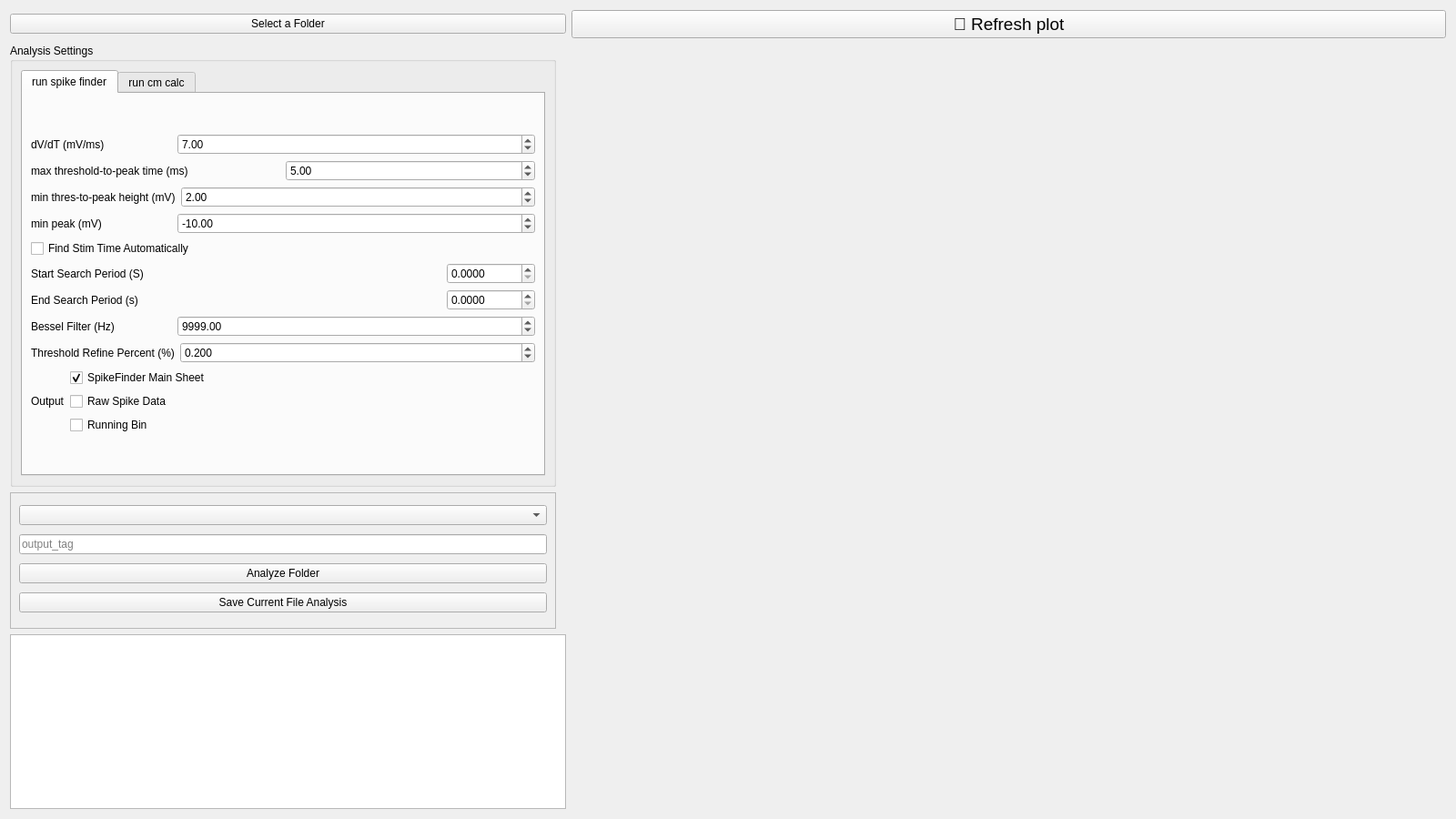
<?xml version="1.0" encoding="UTF-8"?>
<ui version="4.0">
 <class>analysis_gui</class>
 <widget class="QWidget" name="analysis_gui">
  <property name="geometry">
   <rect>
    <x>0</x>
    <y>0</y>
    <width>1600</width>
    <height>900</height>
   </rect>
  </property>
  <property name="maximumSize">
   <size>
    <width>1600</width>
    <height>900</height>
   </size>
  </property>
  <property name="windowTitle">
   <string>analysis_gui</string>
  </property>
  <layout class="QGridLayout" name="gridLayout_2">
   <item row="1" column="1" rowspan="3">
    <widget class="QWidget" name="frame" native="true"/>
   </item>
   <item row="0" column="0">
    <widget class="QPushButton" name="folder_select">
     <property name="text">
      <string>Select a Folder</string>
     </property>
    </widget>
   </item>
   <item row="4" column="1">
    <widget class="QWidget" name="sweep_selector" native="true">
     <property name="minimumSize">
      <size>
       <width>0</width>
       <height>50</height>
      </size>
     </property>
     <property name="maximumSize">
      <size>
       <width>16777215</width>
       <height>50</height>
      </size>
     </property>
    </widget>
   </item>
   <item row="0" column="1">
    <widget class="QPushButton" name="refresh_plot">
     <property name="font">
      <font>
       <pointsize>14</pointsize>
      </font>
     </property>
     <property name="text">
      <string>🔄 Refresh plot</string>
     </property>
    </widget>
   </item>
   <item row="3" column="0" rowspan="2">
    <widget class="QListWidget" name="file_list">
     <property name="maximumSize">
      <size>
       <width>611</width>
       <height>16777215</height>
      </size>
     </property>
    </widget>
   </item>
   <item row="1" column="0">
    <widget class="QGroupBox" name="analysis_set">
     <property name="sizePolicy">
      <sizepolicy hsizetype="Expanding" vsizetype="Preferred">
       <horstretch>0</horstretch>
       <verstretch>0</verstretch>
      </sizepolicy>
     </property>
     <property name="minimumSize">
      <size>
       <width>400</width>
       <height>0</height>
      </size>
     </property>
     <property name="maximumSize">
      <size>
       <width>600</width>
       <height>16777215</height>
      </size>
     </property>
     <property name="title">
      <string>Analysis Settings</string>
     </property>
     <layout class="QGridLayout" name="gridLayout">
      <item row="1" column="0">
       <widget class="QTabWidget" name="tabWidget">
        <property name="currentIndex">
         <number>0</number>
        </property>
        <widget class="QWidget" name="tab_11">
         <attribute name="title">
          <string>run spike finder</string>
         </attribute>
         <layout class="QVBoxLayout" name="verticalLayout_2">
          <item>
           <layout class="QVBoxLayout" name="verticalLayout_3">
            <property name="sizeConstraint">
             <enum>QLayout::SetFixedSize</enum>
            </property>
            <item>
             <layout class="QHBoxLayout" name="horizontalLayout">
              <property name="sizeConstraint">
               <enum>QLayout::SetMaximumSize</enum>
              </property>
              <item>
               <widget class="QLabel" name="label">
                <property name="sizePolicy">
                 <sizepolicy hsizetype="Fixed" vsizetype="Minimum">
                  <horstretch>0</horstretch>
                  <verstretch>0</verstretch>
                 </sizepolicy>
                </property>
                <property name="minimumSize">
                 <size>
                  <width>155</width>
                  <height>0</height>
                 </size>
                </property>
                <property name="text">
                 <string>dV/dT (mV/ms)</string>
                </property>
               </widget>
              </item>
              <item>
               <widget class="QDoubleSpinBox" name="dvdt_thres">
                <property name="singleStep">
                 <double>0.500000000000000</double>
                </property>
                <property name="value">
                 <double>7.000000000000000</double>
                </property>
               </widget>
              </item>
             </layout>
            </item>
            <item>
             <layout class="QHBoxLayout" name="horizontalLayout_3">
              <property name="sizeConstraint">
               <enum>QLayout::SetMaximumSize</enum>
              </property>
              <item>
               <widget class="QLabel" name="label_3">
                <property name="sizePolicy">
                 <sizepolicy hsizetype="Minimum" vsizetype="Preferred">
                  <horstretch>0</horstretch>
                  <verstretch>0</verstretch>
                 </sizepolicy>
                </property>
                <property name="minimumSize">
                 <size>
                  <width>155</width>
                  <height>0</height>
                 </size>
                </property>
                <property name="text">
                 <string>max threshold-to-peak time (ms)</string>
                </property>
               </widget>
              </item>
              <item>
               <widget class="QDoubleSpinBox" name="t_to_p_time">
                <property name="value">
                 <double>5.000000000000000</double>
                </property>
               </widget>
              </item>
             </layout>
            </item>
            <item>
             <layout class="QHBoxLayout" name="horizontalLayout_4">
              <property name="sizeConstraint">
               <enum>QLayout::SetMaximumSize</enum>
              </property>
              <item>
               <widget class="QLabel" name="label_4">
                <property name="sizePolicy">
                 <sizepolicy hsizetype="Fixed" vsizetype="Preferred">
                  <horstretch>150</horstretch>
                  <verstretch>0</verstretch>
                 </sizepolicy>
                </property>
                <property name="minimumSize">
                 <size>
                  <width>155</width>
                  <height>0</height>
                 </size>
                </property>
                <property name="text">
                 <string>min thres-to-peak height (mV)</string>
                </property>
               </widget>
              </item>
              <item>
               <widget class="QDoubleSpinBox" name="t_to_p_height">
                <property name="value">
                 <double>2.000000000000000</double>
                </property>
               </widget>
              </item>
             </layout>
            </item>
            <item>
             <layout class="QHBoxLayout" name="horizontalLayout_6">
              <property name="sizeConstraint">
               <enum>QLayout::SetMaximumSize</enum>
              </property>
              <item>
               <widget class="QLabel" name="label_6">
                <property name="sizePolicy">
                 <sizepolicy hsizetype="Fixed" vsizetype="Preferred">
                  <horstretch>150</horstretch>
                  <verstretch>0</verstretch>
                 </sizepolicy>
                </property>
                <property name="minimumSize">
                 <size>
                  <width>155</width>
                  <height>0</height>
                 </size>
                </property>
                <property name="text">
                 <string>min peak (mV)</string>
                </property>
               </widget>
              </item>
              <item>
               <widget class="QDoubleSpinBox" name="min_peak">
                <property name="minimum">
                 <double>-99.000000000000000</double>
                </property>
                <property name="value">
                 <double>-10.000000000000000</double>
                </property>
               </widget>
              </item>
             </layout>
            </item>
            <item>
             <layout class="QHBoxLayout" name="horizontalLayout_7">
              <property name="sizeConstraint">
               <enum>QLayout::SetMaximumSize</enum>
              </property>
              <item>
               <widget class="QCheckBox" name="bstim">
                <property name="text">
                 <string>Find Stim Time Automatically</string>
                </property>
               </widget>
              </item>
             </layout>
            </item>
            <item>
             <layout class="QHBoxLayout" name="horizontalLayout_8">
              <property name="sizeConstraint">
               <enum>QLayout::SetMaximumSize</enum>
              </property>
              <item>
               <widget class="QLabel" name="label_7">
                <property name="sizePolicy">
                 <sizepolicy hsizetype="Preferred" vsizetype="Preferred">
                  <horstretch>150</horstretch>
                  <verstretch>0</verstretch>
                 </sizepolicy>
                </property>
                <property name="minimumSize">
                 <size>
                  <width>155</width>
                  <height>0</height>
                 </size>
                </property>
                <property name="text">
                 <string>Start Search Period (S)</string>
                </property>
               </widget>
              </item>
              <item>
               <widget class="QDoubleSpinBox" name="start">
                <property name="decimals">
                 <number>4</number>
                </property>
                <property name="maximum">
                 <number>99999999</number>
                </property>
               </widget>
              </item>
             </layout>
            </item>
            <item>
             <layout class="QHBoxLayout" name="horizontalLayout_9">
              <property name="sizeConstraint">
               <enum>QLayout::SetMaximumSize</enum>
              </property>
              <item>
               <widget class="QLabel" name="label_8">
                <property name="sizePolicy">
                 <sizepolicy hsizetype="Preferred" vsizetype="Preferred">
                  <horstretch>150</horstretch>
                  <verstretch>0</verstretch>
                 </sizepolicy>
                </property>
                <property name="minimumSize">
                 <size>
                  <width>155</width>
                  <height>0</height>
                 </size>
                </property>
                <property name="text">
                 <string>End Search Period (s)</string>
                </property>
               </widget>
              </item>
              <item>
               <widget class="QDoubleSpinBox" name="end_time">
                <property name="decimals">
                 <number>4</number>
                </property>
                <property name="maximum">
                 <number>99999999</number>
                </property>
               </widget>
              </item>
             </layout>
            </item>
            <item>
             <layout class="QHBoxLayout" name="horizontalLayout_10">
              <property name="sizeConstraint">
               <enum>QLayout::SetMaximumSize</enum>
              </property>
              <item>
               <widget class="QLabel" name="label_2">
                <property name="sizePolicy">
                 <sizepolicy hsizetype="Fixed" vsizetype="Preferred">
                  <horstretch>150</horstretch>
                  <verstretch>0</verstretch>
                 </sizepolicy>
                </property>
                <property name="minimumSize">
                 <size>
                  <width>155</width>
                  <height>0</height>
                 </size>
                </property>
                <property name="text">
                 <string>Bessel Filter (Hz)</string>
                </property>
               </widget>
              </item>
              <item>
               <widget class="QDoubleSpinBox" name="bessel_filt">
                <property name="minimum">
                 <double>-1.000000000000000</double>
                </property>
                <property name="maximum">
                 <double>9000000.000000000000000</double>
                </property>
                <property name="singleStep">
                 <double>500.000000000000000</double>
                </property>
                <property name="value">
                 <double>9999.000000000000000</double>
                </property>
               </widget>
              </item>
             </layout>
            </item>
            <item>
             <layout class="QHBoxLayout" name="horizontalLayout_12">
              <property name="sizeConstraint">
               <enum>QLayout::SetMaximumSize</enum>
              </property>
              <item>
               <widget class="QLabel" name="label_5">
                <property name="sizePolicy">
                 <sizepolicy hsizetype="Fixed" vsizetype="Preferred">
                  <horstretch>150</horstretch>
                  <verstretch>0</verstretch>
                 </sizepolicy>
                </property>
                <property name="minimumSize">
                 <size>
                  <width>155</width>
                  <height>0</height>
                 </size>
                </property>
                <property name="text">
                 <string>Threshold Refine Percent (%)</string>
                </property>
               </widget>
              </item>
              <item>
               <widget class="QDoubleSpinBox" name="thres_percent">
                <property name="decimals">
                 <number>3</number>
                </property>
                <property name="minimum">
                 <double>-1.000000000000000</double>
                </property>
                <property name="maximum">
                 <double>1.000000000000000</double>
                </property>
                <property name="singleStep">
                 <double>500.000000000000000</double>
                </property>
                <property name="value">
                 <double>0.200000000000000</double>
                </property>
               </widget>
              </item>
             </layout>
            </item>
            <item>
             <layout class="QHBoxLayout" name="horizontalLayout_17">
              <property name="spacing">
               <number>6</number>
              </property>
              <property name="sizeConstraint">
               <enum>QLayout::SetMaximumSize</enum>
              </property>
              <item>
               <widget class="QLabel" name="label_11">
                <property name="enabled">
                 <bool>true</bool>
                </property>
                <property name="sizePolicy">
                 <sizepolicy hsizetype="Maximum" vsizetype="Preferred">
                  <horstretch>0</horstretch>
                  <verstretch>0</verstretch>
                 </sizepolicy>
                </property>
                <property name="text">
                 <string>Output</string>
                </property>
               </widget>
              </item>
              <item>
               <layout class="QVBoxLayout" name="verticalLayout_5">
                <item>
                 <widget class="QCheckBox" name="spikeFinder">
                  <property name="sizePolicy">
                   <sizepolicy hsizetype="MinimumExpanding" vsizetype="Fixed">
                    <horstretch>0</horstretch>
                    <verstretch>0</verstretch>
                   </sizepolicy>
                  </property>
                  <property name="text">
                   <string>SpikeFinder Main Sheet</string>
                  </property>
                  <property name="checked">
                   <bool>true</bool>
                  </property>
                 </widget>
                </item>
                <item>
                 <widget class="QCheckBox" name="rawSpike">
                  <property name="sizePolicy">
                   <sizepolicy hsizetype="MinimumExpanding" vsizetype="Fixed">
                    <horstretch>0</horstretch>
                    <verstretch>0</verstretch>
                   </sizepolicy>
                  </property>
                  <property name="text">
                   <string>Raw Spike Data</string>
                  </property>
                 </widget>
                </item>
                <item>
                 <widget class="QCheckBox" name="runningBin">
                  <property name="sizePolicy">
                   <sizepolicy hsizetype="MinimumExpanding" vsizetype="Fixed">
                    <horstretch>0</horstretch>
                    <verstretch>0</verstretch>
                   </sizepolicy>
                  </property>
                  <property name="text">
                   <string>Running Bin</string>
                  </property>
                 </widget>
                </item>
               </layout>
              </item>
             </layout>
            </item>
           </layout>
          </item>
         </layout>
        </widget>
        <widget class="QWidget" name="runcmcalc">
         <attribute name="title">
          <string>run cm calc</string>
         </attribute>
         <widget class="QWidget" name="layoutWidget">
          <property name="geometry">
           <rect>
            <x>0</x>
            <y>0</y>
            <width>571</width>
            <height>511</height>
           </rect>
          </property>
          <layout class="QVBoxLayout" name="verticalLayout_4">
           <property name="sizeConstraint">
            <enum>QLayout::SetFixedSize</enum>
           </property>
           <item>
            <layout class="QHBoxLayout" name="horizontalLayout_5">
             <property name="sizeConstraint">
              <enum>QLayout::SetMaximumSize</enum>
             </property>
             <item>
              <widget class="QLabel" name="label_9">
               <property name="sizePolicy">
                <sizepolicy hsizetype="Minimum" vsizetype="Preferred">
                 <horstretch>0</horstretch>
                 <verstretch>0</verstretch>
                </sizepolicy>
               </property>
               <property name="minimumSize">
                <size>
                 <width>155</width>
                 <height>0</height>
                </size>
               </property>
               <property name="text">
                <string>Subthreshold Sweeps</string>
               </property>
              </widget>
             </item>
             <item>
              <widget class="QLineEdit" name="subthresSweeps"/>
             </item>
            </layout>
           </item>
           <item>
            <layout class="QHBoxLayout" name="horizontalLayout_11">
             <property name="sizeConstraint">
              <enum>QLayout::SetMaximumSize</enum>
             </property>
             <item>
              <widget class="QLabel" name="label_10">
               <property name="sizePolicy">
                <sizepolicy hsizetype="Fixed" vsizetype="Preferred">
                 <horstretch>150</horstretch>
                 <verstretch>0</verstretch>
                </sizepolicy>
               </property>
               <property name="minimumSize">
                <size>
                 <width>155</width>
                 <height>0</height>
                </size>
               </property>
               <property name="text">
                <string>Percentage of Stim to use</string>
               </property>
              </widget>
             </item>
             <item>
              <widget class="QDoubleSpinBox" name="stimPer">
               <property name="value">
                <double>50.000000000000000</double>
               </property>
              </widget>
             </item>
            </layout>
           </item>
           <item>
            <layout class="QHBoxLayout" name="horizontalLayout_13">
             <property name="sizeConstraint">
              <enum>QLayout::SetMaximumSize</enum>
             </property>
             <item>
              <widget class="QCheckBox" name="bstim_2">
               <property name="text">
                <string>Find Stim Time Automatically</string>
               </property>
              </widget>
             </item>
            </layout>
           </item>
           <item>
            <layout class="QHBoxLayout" name="horizontalLayout_14">
             <property name="sizeConstraint">
              <enum>QLayout::SetMaximumSize</enum>
             </property>
             <item>
              <widget class="QLabel" name="label_12">
               <property name="sizePolicy">
                <sizepolicy hsizetype="Preferred" vsizetype="Preferred">
                 <horstretch>150</horstretch>
                 <verstretch>0</verstretch>
                </sizepolicy>
               </property>
               <property name="minimumSize">
                <size>
                 <width>155</width>
                 <height>0</height>
                </size>
               </property>
               <property name="text">
                <string>Start Search Period (S)</string>
               </property>
              </widget>
             </item>
             <item>
              <widget class="QDoubleSpinBox" name="startCM"/>
             </item>
            </layout>
           </item>
           <item>
            <layout class="QHBoxLayout" name="horizontalLayout_15">
             <property name="sizeConstraint">
              <enum>QLayout::SetMaximumSize</enum>
             </property>
             <item>
              <widget class="QLabel" name="label_13">
               <property name="sizePolicy">
                <sizepolicy hsizetype="Preferred" vsizetype="Preferred">
                 <horstretch>150</horstretch>
                 <verstretch>0</verstretch>
                </sizepolicy>
               </property>
               <property name="minimumSize">
                <size>
                 <width>155</width>
                 <height>0</height>
                </size>
               </property>
               <property name="text">
                <string>End Search Period (s)</string>
               </property>
              </widget>
             </item>
             <item>
              <widget class="QDoubleSpinBox" name="endCM"/>
             </item>
            </layout>
           </item>
           <item>
            <layout class="QHBoxLayout" name="horizontalLayout_16">
             <property name="sizeConstraint">
              <enum>QLayout::SetMaximumSize</enum>
             </property>
             <item>
              <widget class="QLabel" name="label_14">
               <property name="sizePolicy">
                <sizepolicy hsizetype="Fixed" vsizetype="Preferred">
                 <horstretch>150</horstretch>
                 <verstretch>0</verstretch>
                </sizepolicy>
               </property>
               <property name="minimumSize">
                <size>
                 <width>155</width>
                 <height>0</height>
                </size>
               </property>
               <property name="text">
                <string>Bessel Filter (Hz)</string>
               </property>
              </widget>
             </item>
             <item>
              <widget class="QDoubleSpinBox" name="bessel_filt_cm">
               <property name="minimum">
                <double>-1.000000000000000</double>
               </property>
               <property name="maximum">
                <double>9000000.000000000000000</double>
               </property>
               <property name="singleStep">
                <double>500.000000000000000</double>
               </property>
               <property name="value">
                <double>4999.000000000000000</double>
               </property>
              </widget>
             </item>
            </layout>
           </item>
           <item>
            <widget class="QComboBox" name="protocol_selector_2"/>
           </item>
           <item>
            <widget class="QPushButton" name="run_analysis_cm">
             <property name="autoFillBackground">
              <bool>false</bool>
             </property>
             <property name="text">
              <string>Analyze Folder</string>
             </property>
             <property name="checkable">
              <bool>false</bool>
             </property>
             <property name="autoRepeat">
              <bool>true</bool>
             </property>
             <property name="flat">
              <bool>false</bool>
             </property>
            </widget>
           </item>
          </layout>
         </widget>
        </widget>
       </widget>
      </item>
     </layout>
    </widget>
   </item>
   <item row="2" column="0">
    <widget class="QFrame" name="frame_2">
     <property name="sizePolicy">
      <sizepolicy hsizetype="Maximum" vsizetype="Minimum">
       <horstretch>0</horstretch>
       <verstretch>0</verstretch>
      </sizepolicy>
     </property>
     <property name="minimumSize">
      <size>
       <width>0</width>
       <height>150</height>
      </size>
     </property>
     <property name="maximumSize">
      <size>
       <width>600</width>
       <height>16777215</height>
      </size>
     </property>
     <property name="frameShape">
      <enum>QFrame::StyledPanel</enum>
     </property>
     <property name="frameShadow">
      <enum>QFrame::Raised</enum>
     </property>
     <layout class="QVBoxLayout" name="verticalLayout">
      <item>
       <widget class="QComboBox" name="protocol_selector"/>
      </item>
      <item>
       <widget class="QLineEdit" name="outputTag">
        <property name="text">
         <string/>
        </property>
        <property name="placeholderText">
         <string>output_tag</string>
        </property>
       </widget>
      </item>
      <item>
       <widget class="QPushButton" name="run_analysis">
        <property name="text">
         <string>Analyze Folder</string>
        </property>
       </widget>
      </item>
      <item>
       <widget class="QPushButton" name="saveCur">
        <property name="text">
         <string>Save Current File Analysis</string>
        </property>
       </widget>
      </item>
     </layout>
    </widget>
   </item>
  </layout>
 </widget>
 <resources/>
 <connections/>
</ui>
